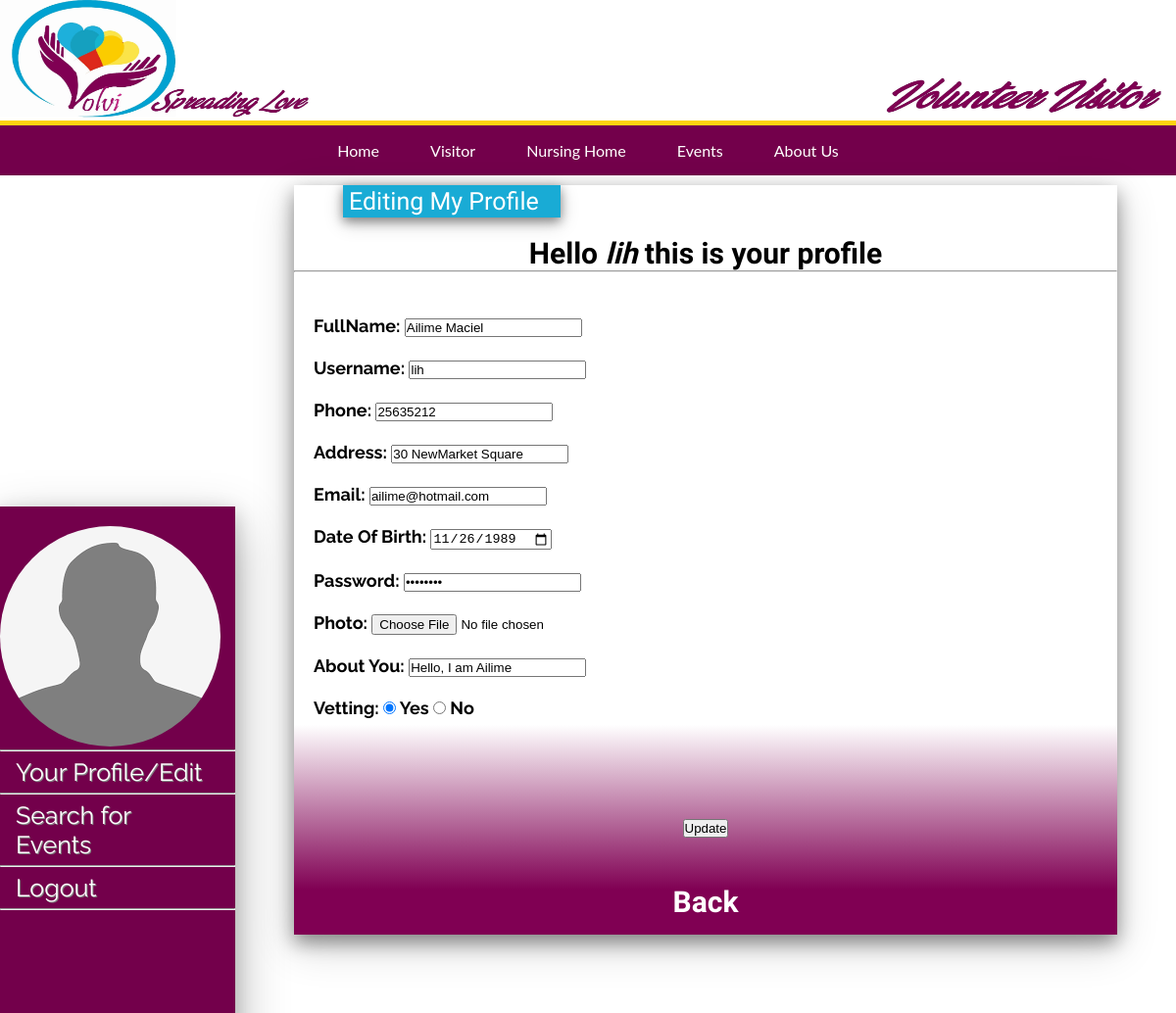
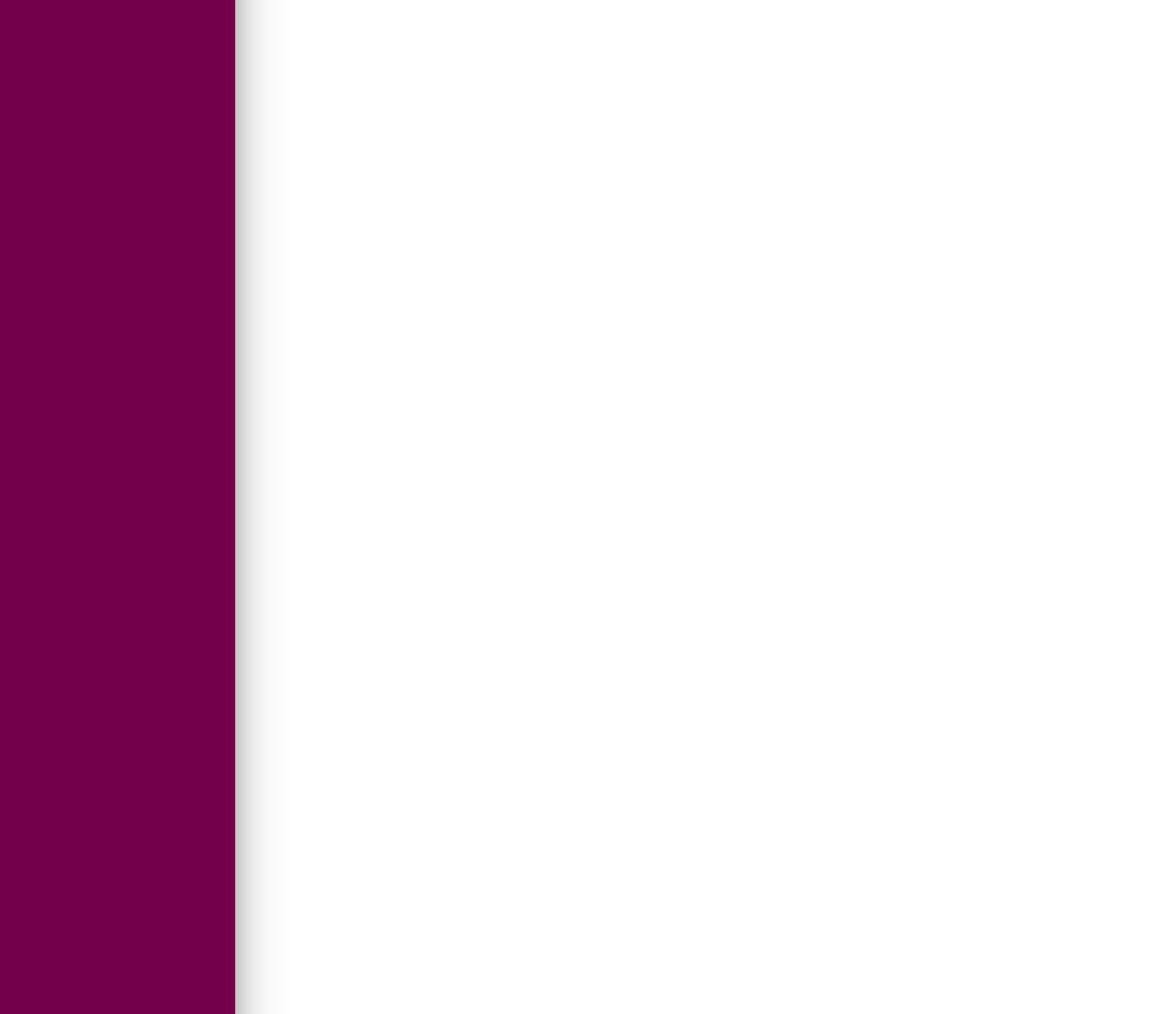
Screenshot of /VolviFinal/editProfile.php?Username=lih (signed in) with the database file from the repository (2 pictures, top to bottom).
### tables this page shows
CREATE TABLE `users` (
  `User_ID` int(11) NOT NULL,
  `FullName` varchar(255) NOT NULL,
  `Username` varchar(255) NOT NULL,
  `Phone` int(30) NOT NULL,
  `Address` varchar(255) NOT NULL,
  `Email` varchar(255) NOT NULL,
  `DoB` date NOT NULL,
  `About` varchar(255) NOT NULL,
  `Password` varchar(255) NOT NULL,
  `Photo` blob NOT NULL,
  `Vetting` enum('Y','N') NOT NULL
);

### VolviFinal/editProfile.php (the view, shortened to what this page needs)
<html>
<body>
<div class="transbox">
<legend style="font-family:Kaushan Script; margin-left: 50px; font-size:25px;">Editing My Profile</legend> <br>
<?php
if (isset($_SESSION["Username"])){
echo '<b><h1> Hello<i> <b>'.$_SESSION["Username"].'</i> </b>this is your profile</h1>';}?><hr>
<br>
<?php
include('db.php');
	$Username = '';
if( isset( $_GET['Username'])) {
    $pus  = $_GET['Username'];
$stmt = $dbh->prepare("SELECT * FROM users WHERE Username= :pus");
$stmt->bindValue(':pus', $pus);
$stmt->execute();
$row = $stmt->fetch(PDO::FETCH_ASSOC);
$Username = $row['Username'];
$FullName = $row['FullName'];
$Phone = $row['Phone'];
$Address = $row['Address'];
$Email = $row['Email'];
$DoB = $row['DoB'];
$Password = $row['Password'];
$Photo = $row['Photo'];
$About = $row['About'];
$Vetting = $row['Vetting'];
}
?>
<div align='center'>
<form action="editProfile.php" method="post">
<h2>FullName: <input type="text" name="FullName" value="<?php echo $FullName; ?>" >  <br><br>
Username: <input type="text" name="Username" value="<?php echo $Username; ?>"  readonly/> <br><br>
Phone: <input type="text" name="Phone" value="<?php echo $Phone; ?>" ><br><br>
Address: <input type="text" name="Address" value="<?php echo $Address; ?>" > <br><br>
Email: <input type="text" name="Email" value="<?php echo $Email; ?>" > <br><br>
Date Of Birth: <input type="date" name="DoB" value="<?php echo $DoB; ?>" > <br><br>
Password: <input type="password" name="Password" value="<?php echo $Password; ?>"  > <br><br>
Photo: <input type="file" name="Photo" value="<?php echo $Photo; ?>" > <br><br>
About You: <input type="text" name="About" value="<?php echo $About; ?>" > <br><br>
Vetting: <input type="radio" name="Vetting" value="Y" <?php echo $Vetting =="Y";{ echo "checked";}?>/> Yes
		 <input type="radio" name="Vetting" value="N" <?php echo $Vetting =="N";{ echo "checked";}?>/> No <br><br></h2>
<br>
		 <br>
		 <input type="submit" name="update" value="Update">
		 <br>
		 <a href="loggedvisitor.php"><h5>Back</a></h5>
</div>
</body>
</html>

### VolviFinal/editProfile.php (style rules this page uses)
div.transbox { margin-left: 25%; border: none; background-image: linear-gradient(to top, #800053 6%, white, white 50%); box-shadow: 0 8px 18px 0 rgba(0, 0, 0, 0.4), 0 12px 40px 0 rgba(0, 0, 0, 0.19); margin-top: 10px; position: relative; margin-right: 25%; min-width: 70%; }
h1 { text-align: center; font-family: Kaushan Script; font-size:30px; }
h5 { text-align: center; font-family: Kaushan Script; display: inline-block; font-size: 30px; position: absolut; }
h2 { margin: 5px 0 22px 0; text-align: justify; border-collapse: separate; padding: 20px; font-size: 18px; font-family: Raleway; white-space: nowrap; }
legend { color: white; background: rgba(0, 162, 209, 0.9); border: none; padding: 2px 6px; max-width: 25%; box-shadow: 0 4px 10px 0 rgba(0, 0, 0, 0.4), 0 6px 20px 0 rgba(0, 0, 0, 0.19); }

### rows the page displays
users: FullName "Ailime Maciel", Username "lih", Phone "25635212", Address "30 NewMarket Square", Email "ailime@hotmail.com", DoB "11/26/1989", About "Hello, I am Ailime"

### other values shown
$_SESSION["Username"] "lih"
